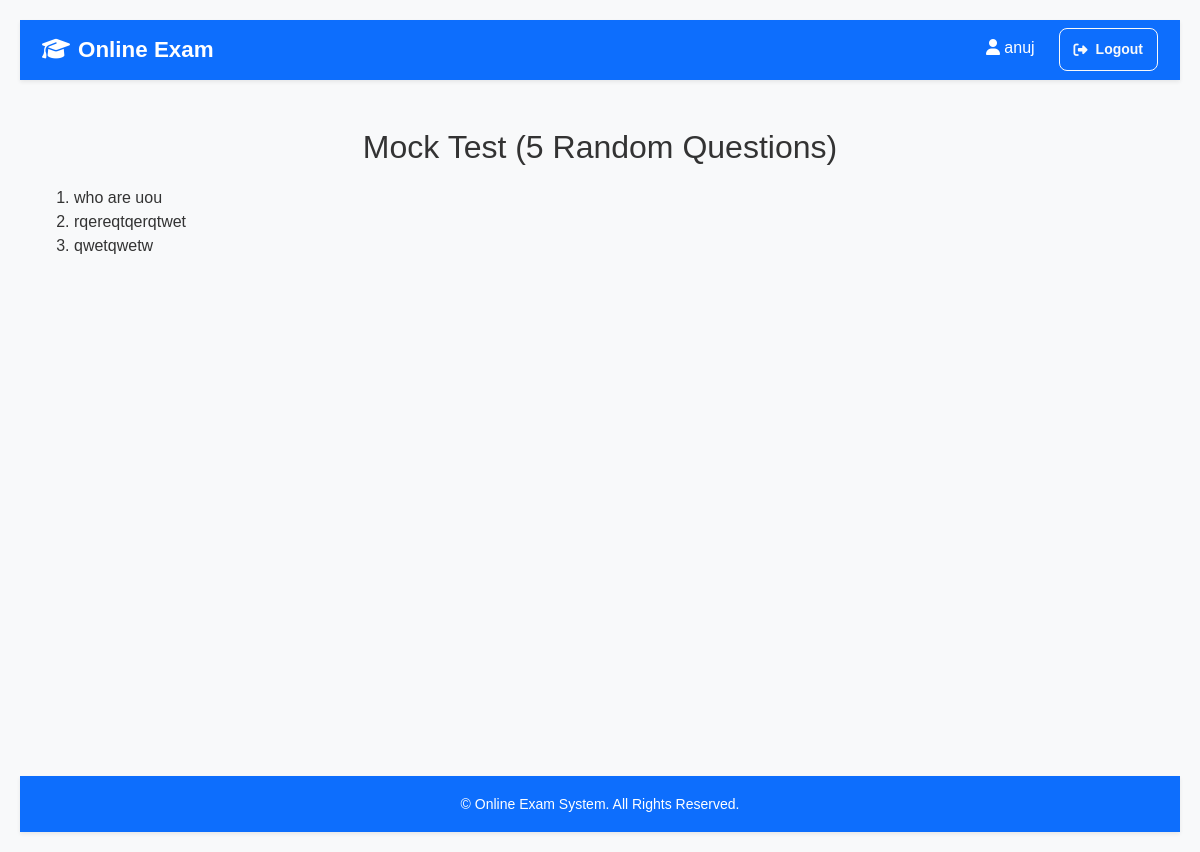
The app's page /questions/mock-test/ (signed in) with its own data.
### authentication/models.py (models this page shows)
class CustomUser(AbstractUser):
    USER_TYPE_CHOICES = (
        (1, 'admin'),
        (2, 'teacher'),
        (3, 'student'),
    )
    user_type = models.PositiveSmallIntegerField(choices=USER_TYPE_CHOICES, default=1)  # default = admin

### questions/models.py (models this page shows)
class Question(models.Model):
    DIFFICULTY_CHOICES = (
        ("easy", "Easy"),
        ("medium", "Medium"),
        ("hard", "Hard"),
    )
    question_text = models.TextField()
    subject = models.CharField(max_length=100, blank=True)
    topic = models.CharField(max_length=100, blank=True)
    difficulty = models.CharField(max_length=10, choices=DIFFICULTY_CHOICES, default="easy")
    author = models.ForeignKey(
        settings.AUTH_USER_MODEL,
        on_delete=models.SET_NULL,
        null=True,
        blank=True,
        related_name="authored_questions",
    )
    created_at = models.DateTimeField(auto_now_add=True)
    updated_at = models.DateTimeField(auto_now=True)

### questions/views.py (the view)
# urls.py: path('mock-test/', mock_test, name='mock_test'),
@login_required
def mock_test(request):
    import random
    all_ids = list(Question.objects.values_list('id', flat=True))
    random.shuffle(all_ids)
    selected = Question.objects.filter(id__in=all_ids[:5])
    return render(request, 'questions/mock_test.html', {'questions': selected})

### templates/questions/mock_test.html (shortened to what this page needs)
{% extends 'base.html' %}
{% block content %}
<h2>Mock Test (5 Random Questions)</h2>
<ol>
  {% for q in questions %}
  <li>{{ q.question_text }}</li>
  {% empty %}
  <li>No questions available.</li>
  {% endfor %}
  </ol>
{% endblock %}

### templates/base.html (shortened to what this page needs)
{% load static %}
<!DOCTYPE html>
<html lang="en">
<head>
    <link href="https://cdn.jsdelivr.net/npm/bootstrap@5.3.3/dist/css/bootstrap.min.css" rel="stylesheet">
    <link rel="stylesheet" href="https://cdnjs.cloudflare.com/ajax/libs/font-awesome/6.4.0/css/all.min.css">
    <link rel="stylesheet" href="{% static 'css/style.css' %}">
</head>
<body class="bg-light">
    <nav class="navbar navbar-expand-lg navbar-dark bg-primary shadow-sm">
        <div class="container">
            <a class="navbar-brand fw-bold" href="{% url 'home' %}">
                <i class="fa-solid fa-graduation-cap me-2"></i>Online Exam
            </a>
            <div class="collapse navbar-collapse" id="navbarNav">
                <ul class="navbar-nav ms-auto">
                    {% if user.is_authenticated %}
                        <li class="nav-item me-3">
                            <span class="nav-link text-white">
                                <i class="fa-solid fa-user"></i> {{ user.username }}
                            </span>
                        </li>
                        <li class="nav-item">
                            <a href="{% url 'logout' %}" class="btn btn-outline-light btn-sm">
                                <i class="fa-solid fa-right-from-bracket"></i> Logout
                            </a>
                        </li>
                    {% endif %}
                </ul>
            </div>
        </div>
    </nav>
    <main class="container my-5">
        {% block content %}{% endblock %}
    </main>
    <footer class="bg-primary text-white text-center py-3 mt-auto shadow-sm">
        <small>&copy; {{ now|date:"Y" }} Online Exam System. All Rights Reserved.</small>
    </footer>
</body>
</html>

### static/css/style.css (style rules this page uses)
* { margin: 0; padding: 0; box-sizing: border-box; }
body { font-family: Arial, sans-serif; background-color: #f5f6fa; color: #333; padding: 20px; }
a { text-decoration: none; color: #0097e6; }
main { max-width: 900px; margin: auto; }
h1, h2 { text-align: center; margin-bottom: 20px; }
.btn { display: inline-flex; align-items: center; justify-content: center; gap: 8px; border-radius: 8px; padding: 10px 14px; font-weight: 600; }
body { font-family: 'Poppins', sans-serif; }
.navbar-brand { font-size: 1.4rem; }
main { min-height: 75vh; }
footer { position: relative; bottom: 0; width: 100%; }

### records on screen
CustomUser: username "anuj"
Question: question_text "who are uou"
Question: question_text "rqereqtqerqtwet"
Question: question_text "qwetqwetw"
